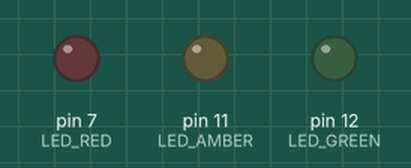
A program run on a simulated Raspberry Pi (header pin numbers). Shown: output pins drawn as LEDs (lit = HIGH).

Above: at 0.05 s.
At 0.55 s:
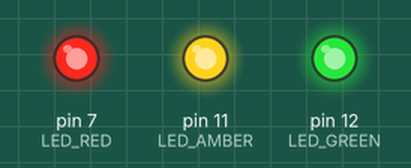
At 1.1 s:
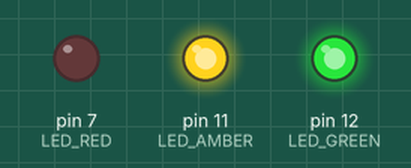
At 8.1 s:
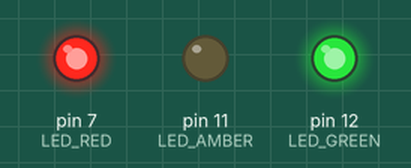
At 20.1 s:
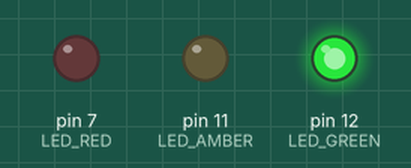
At 37.1 s:
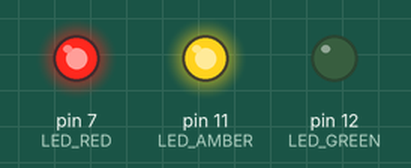
Timing chart, 0 to 38.6 s (numbered marks = the images above):
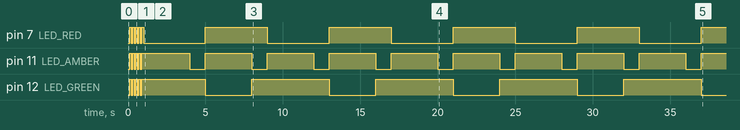

Measured:
- by itself, pin 7 (LED_RED): goes 4 × (HIGH 0.10 s, LOW 0.10 s), HIGH 0.10 s, 4 × (LOW 4.0 s, HIGH 4.0 s), LOW 4.0 s, then HIGH
- by itself, pin 11 (LED_AMBER): goes 4 × (HIGH 0.10 s, LOW 0.10 s), 9 × (HIGH 3.1 s, LOW 1.0 s), then HIGH
- by itself, pin 12 (LED_GREEN): goes 4 × (HIGH 0.10 s, LOW 0.10 s), HIGH 4.1 s, 4 × (LOW 3.0 s, HIGH 5.0 s), then LOW

The program:

TrafficLights.py
```python
#!/usr/bin/env python
# Traffic Lights Demo Sequence
# Runs until Ctrl/C is pressed

# Must be run as root - sudo python TrafficLights.py

import time, random, RPi.GPIO as GPIO

GPIO.setwarnings(False)
GPIO.setmode(GPIO.BOARD)


LED_RED = 7
LED_AMBER = 11
LED_GREEN = 12

LEDOFF = 1
LEDON = 0

def setupgpio():
  GPIO.setup(LED_RED, GPIO.OUT)
  GPIO.setup(LED_AMBER, GPIO.OUT)
  GPIO.setup(LED_GREEN, GPIO.OUT)

def alloff (val):
    GPIO.output (LED_RED, LEDOFF)
    GPIO.output (LED_AMBER, LEDOFF)
    GPIO.output (LED_GREEN, LEDOFF)
    time.sleep(val)

def allon (val):
    GPIO.output (LED_RED, LEDON)
    GPIO.output (LED_AMBER, LEDON)
    GPIO.output (LED_GREEN, LEDON)
    time.sleep(val)

def red (val):
    GPIO.output (LED_RED, LEDON)
    GPIO.output (LED_AMBER, LEDOFF)
    GPIO.output (LED_GREEN, LEDOFF)
    time.sleep(val)

def redamber (val):
    GPIO.output (LED_RED, LEDON)
    GPIO.output (LED_AMBER, LEDON)
    GPIO.output (LED_GREEN, LEDOFF)
    time.sleep(val)

def amber (val):
    GPIO.output (LED_RED, LEDOFF)
    GPIO.output (LED_AMBER, LEDON)
    GPIO.output (LED_GREEN, LEDOFF)
    time.sleep(val)

def green (val):
    GPIO.output (LED_RED, LEDOFF)
    GPIO.output (LED_AMBER, LEDOFF)
    GPIO.output (LED_GREEN, LEDON)
    time.sleep(val)

def flashall (val):
    count = 0
    while count < val:
        allon(0.1)
        alloff(0.1)
        count += 1

def basicSequence (val):
    count = 0
    while count < val:
        red (3)
        redamber (1)
        green (3)
        amber (1)
        red (0)
        count += 1

while True:
  setupgpio()
  alloff(0)
  flashall(5)
  basicSequence (5)
```
